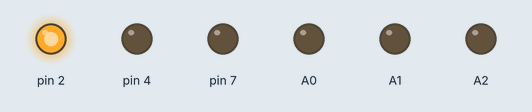
Bench run of a sketch on a simulated Arduino Uno, built with avr-gcc and run on an emulated ATmega328P. Parts: output pins drawn as LEDs (lit = HIGH).

Above: at 1.0 s.
At 2.5 s:
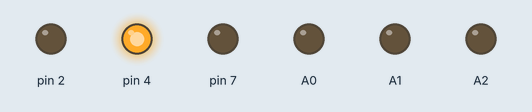
At 6.0 s:
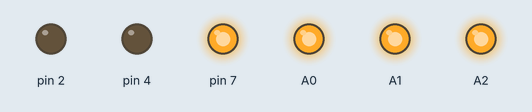
At 8.0 s:
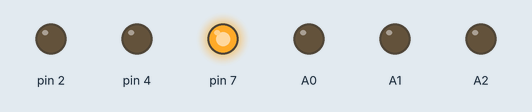
Timing chart, 0 to 11.7 s (numbered marks = the images above):
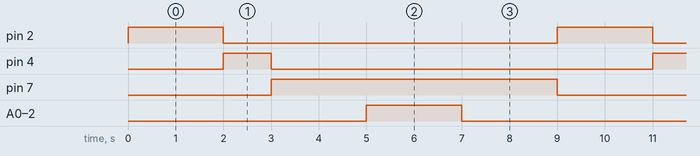

The sketch:

sinalDeTr_nsito.ino
```cpp
// C++ code
//
int t_vermelho = 0;

int t_amarelo = 0;

int t_verde = 0;

void setup()
{
  pinMode(2, OUTPUT);
  pinMode(4, OUTPUT);
  pinMode(7, OUTPUT);
  pinMode(A0, OUTPUT);
  pinMode(A1, OUTPUT);
  pinMode(A2, OUTPUT);

  t_vermelho = 2;
  t_amarelo = 1;
  t_verde = 2;
}

void loop()
{
  digitalWrite(2, HIGH);
  digitalWrite(4, LOW);
  digitalWrite(7, LOW);
  delay(1000 * t_vermelho); // Wait for 1000 * t_vermelho millisecond(s)
  digitalWrite(2, LOW);
  digitalWrite(4, HIGH);
  digitalWrite(7, LOW);
  delay(1000 * t_amarelo); // Wait for 1000 * t_amarelo millisecond(s)
  digitalWrite(2, LOW);
  digitalWrite(4, LOW);
  digitalWrite(7, HIGH);
  delay(1000 * t_verde); // Wait for 1000 * t_verde millisecond(s)
  digitalWrite(A0, HIGH);
  digitalWrite(A1, HIGH);
  digitalWrite(A2, HIGH);
  delay(2000); // Wait for 2000 millisecond(s)
  digitalWrite(A0, LOW);
  digitalWrite(A1, LOW);
  digitalWrite(A2, LOW);
  delay(2000); // Wait for 2000 millisecond(s)
}
```

Measured:
- by itself, pin 2, A0–2: alternates HIGH for 2.0 s and LOW for 7.0 s
- by itself, pin 4: alternates HIGH for 1.0 s and LOW for 8.0 s
- by itself, pin 7: alternates HIGH for 6.0 s and LOW for 3.0 s
